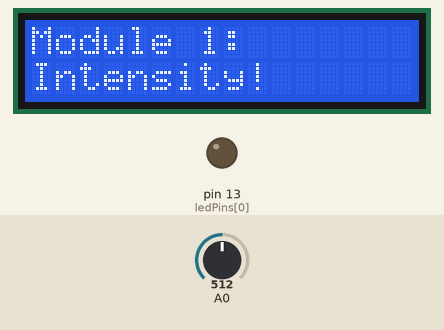
The sketch below on a simulated Arduino Uno, built with avr-gcc and run on an emulated ATmega328P. Parts: 16×2 character LCD, output pins drawn as LEDs (lit = HIGH). The test bench sets the inputs (shaded band); at power-on: A0 = 512.

Above: at 1.2 s.
1.3 s: A0 set to 625
2.8 s: A0 set to 647
At 4.0 s:
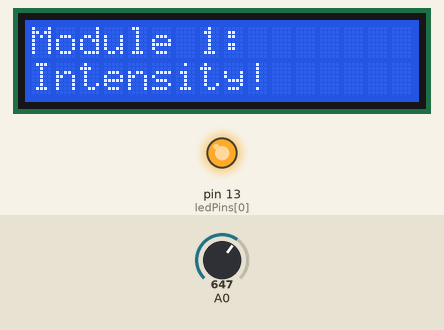
4.3 s: A0 set to 511
At 5.3 s:
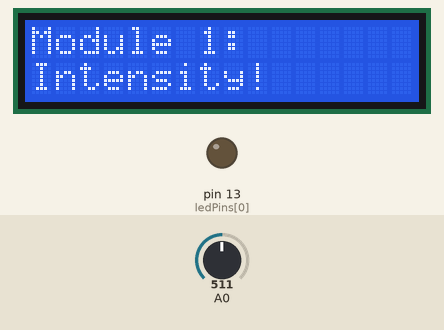
5.8 s: A0 set to 716
At 6.4 s:
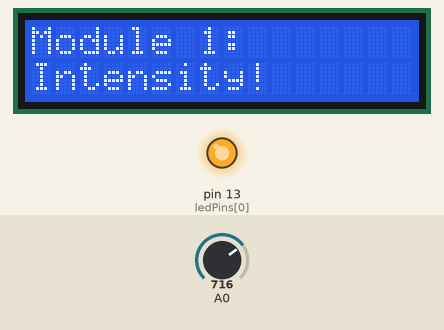
Timing chart, 0 to 8.3 s (numbered marks = the images above; inputs shaded):
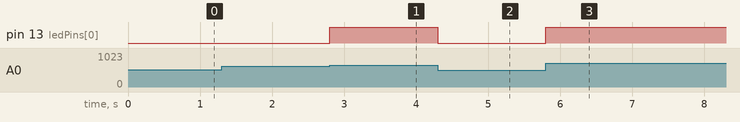

Measured:
- the behaviour switches between 639 and 640 on A0 (found by bisection; images 0 and 1)
- after the input at 1.3 s, every drawn part: stays the same
- after the input at 2.8 s, pin 13 (ledPins[0]): LOW → HIGH at once
- after the input at 4.3 s, pin 13 (ledPins[0]): HIGH → LOW at once
- after the input at 5.8 s, pin 13 (ledPins[0]): LOW → HIGH at once

The sketch:

led_sound_test.ino
```cpp
//const int ledPin = 13;      // the PWM pin of the LED

#define pinCount 1
const int ledPins[] = {13};
#include <LiquidCrystal.h>
// initialize the library with the numbers of the interface pins
LiquidCrystal lcd(7,8,9,10,11,12);

void setup()
{
  //pinMode(13, OUTPUT);
  // set up the LCD's number of columns and rows:
  lcd.begin(16, 2);
  // Print a message to the LCD.
  lcd.setCursor(0, 0);
  lcd.print("Module 1:");
  lcd.setCursor(0, 1);
  lcd.print("Intensity!");
  Serial.begin(9600);
  //for(int x = 0; x < pinCount; x++)
  //pinMode(ledPins[x], OUTPUT);
}


void loop()
{
  byte brightness = analogRead(A0)/5 ; // analogRead goes from 0..1023 so /4 => 0..2

  //for (int x = 0; x < pinCount; x++){
    //analogWrite(ledPins[x], brightness);
 // }

  for (int x = pinCount-1; x>=0; x--) {
  //lcd.setCursor(0, 0);
  //lcd.print("Play loud to");
  //lcd.setCursor(0, 1);
  //lcd.print("Get Brighter!");
  //delay(2000);
  //lcd.setCursor(0, 0);
  //lcd.print("Press Start to");
  //lcd.setCursor(0, 1);
  //lcd.print("Begin");
  //delay(2000); */
  //int x = pinCount;
    analogWrite(ledPins[x], brightness);

 }
}
```
